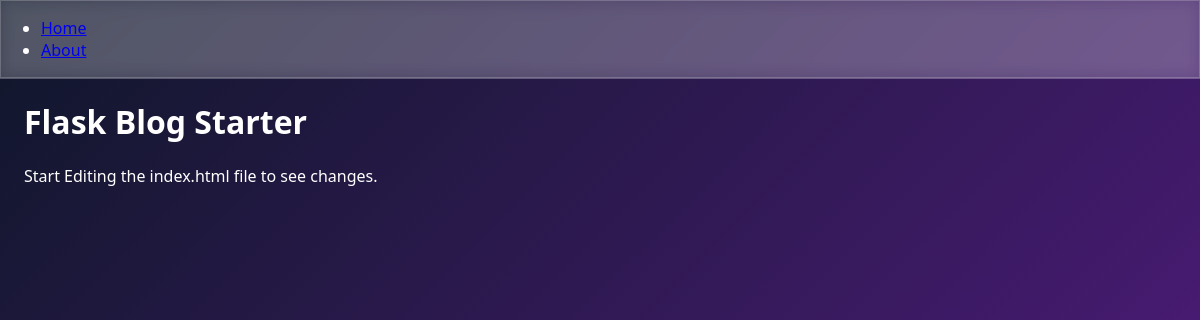
Before: / with the older database file.
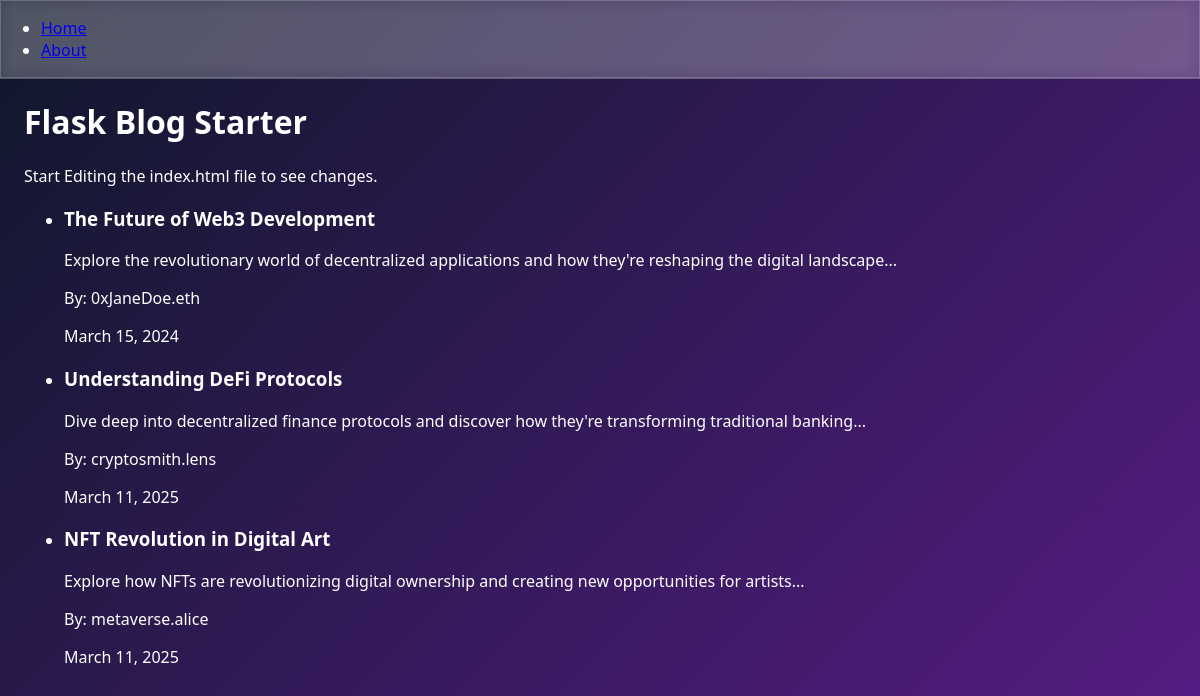
After: the same page with the newer database file.
### app/models.py (models this page shows, shortened)
class Post(db.Model):
    id = db.Column(db.Integer, primary_key=True)
    title = db.Column(db.String(120))
    content = db.Column(db.Text)
    timestamp = db.Column(db.DateTime, default=datetime.utcnow)
    user_id = db.Column(db.Integer, db.ForeignKey('user.id'))

class User(db.Model):
    id = db.Column(db.Integer, primary_key=True)
    username = db.Column(db.String(64), unique=True, index=True)
    email = db.Column(db.String(120), unique=True, index=True)
    password_hash = db.Column(db.String(128))
    bio = db.Column(db.String(250))
    posts = db.relationship('Post', backref='author', lazy='dynamic')

### app/views.py (the view)
@app.route('/')
def index():
    posts = Post.query.all()
    return render_template('index.html', posts=posts)

### app/templates/index.html (shortened to what this page needs)
{% extends 'base.html' %}
{% block content %}
<div class="container">
    <h1>Flask Blog  Starter </h1>
    <div class="contents">
        <p>Start Editing the  index.html file to see changes.</p>
        <ul class="grid">
            {% for post in posts %}
            <li class="box">
                <h3>{{ post.title }}</h3>
                <p>{{ post.content }}</p>
                <p class="author">By: {{ post.author.username }}</p>
                <p class="timestamp">{{ post.timestamp.strftime("%B %d, %Y") }}</p>
            </li>
        {% endfor %}
        </ul>
    </div>
</div>
{% endblock %}

### app/templates/base.html (shortened to what this page needs)
<!DOCTYPE html>
<html lang="en">
<head>
    <link rel="stylesheet" href="{{ url_for('static', filename='css/style.css') }}">
</head>
<body>
    <header class="navbar">
        <nav class="nav">
            <ul>
                <li>
                    <a href="{{ url_for('index') }}">Home</a>
                </li>
                <li>
                    <a href="{{ url_for('about') }}">About</a>
                </li>
            </ul>
        </nav>
    </header>
    {% block content %}
    {% endblock %}
</body>
</html>

### app/static/style.css (style rules this page uses)
:root { --purple-400: rgb(168, 85, 247); --pink-400: rgb(236, 72, 153); --purple-900: rgb(88, 28, 135); --slate-900: rgb(15, 23, 42); }
body { margin: 0; font-family: system-ui, -apple-system, sans-serif; background: linear-gradient(135deg, var(--slate-900) 0%, var(--purple-900) 100%); background-attachment: fixed; color: white; min-height: 100vh; }
.navbar { background-color: rgba(255, 255, 255, 0.1); backdrop-filter: blur(8px); border-bottom: 1px solid rgba(255, 255, 255, 0.2); position: sticky; top: 0; z-index: 100; }
.container { max-width: 1152px; margin: 0 auto; padding: 0 1rem; }
.nav { background-color: rgba(255, 255, 255, 0.1); backdrop-filter: blur(8px); border: 1px solid rgba(255, 255, 255, 0.2); }

Changed rows visible on the page:
added Post: title "The Future of Web3 Development", content "Explore the revolutionary world of decentralized applications and how they're reshaping the digital landscape...", author.username "0xJaneDoe.eth", timestamp "March 15, 2024"
added Post: title "Understanding DeFi Protocols", content "Dive deep into decentralized finance protocols and discover how they're transforming traditional banking...", author.username "cryptosmith.lens", timestamp "March 11, 2025"
added Post: title "NFT Revolution in Digital Art", content "Explore how NFTs are revolutionizing digital ownership and creating new opportunities for artists...", author.username "metaverse.alice", timestamp "March 11, 2025"
